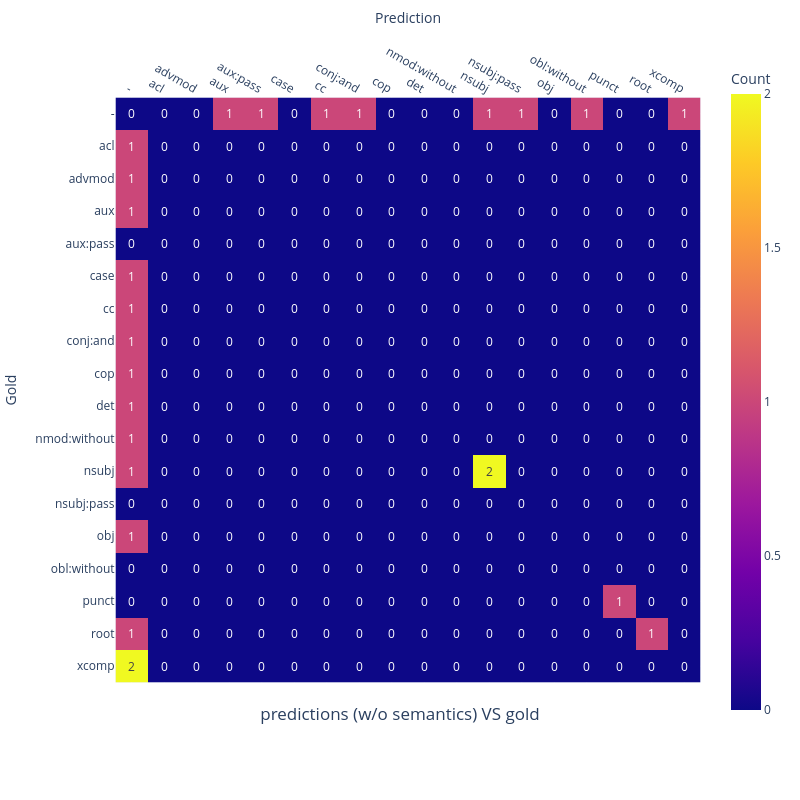

The cell this chart's notebook holds for it:
### Code cell
visualize_cm(deps_rels_no_sem, deps_rels_gold, "predictions (w/o semantics) VS gold")

### Figure 1 — Plotly figure (JSON) as saved in the notebook; plotly's stock layout.template omitted (floating-point values rounded to 4 significant figures; data arrays with more than 128 entries replaced by an {"elided": "..."} marker saying what was removed)
{"data": [{"coloraxis": "coloraxis", "hovertemplate": "Prediction: %{x}<br>Gold: %{y}<br>Count: %{z}<extra></extra>", "name": "0", "texttemplate": "%{z}", "type": "heatmap", "x": ["-", "acl", "advmod", "aux", "aux:pass", "case", "cc", "conj:and", "cop", "det", "nmod:without", "nsubj", "nsubj:pass", "obj", "obl:without", "punct", "root", "xcomp"], "xaxis": "x", "y": ["-", "acl", "advmod", "aux", "aux:pass", "case", "cc", "conj:and", "cop", "det", "nmod:without", "nsubj", "nsubj:pass", "obj", "obl:without", "punct", "root", "xcomp"], "yaxis": "y", "z": {"elided": "18x18 int values"}}], "layout": {"autosize": false, "coloraxis": {"colorbar": {"title": {"text": "Count"}}, "colorscale": [[0, "#0d0887"], [0.1111, "#46039f"], [0.2222, "#7201a8"], [0.3333, "#9c179e"], [0.4444, "#bd3786"], [0.5556, "#d8576b"], [0.6667, "#ed7953"], [0.7778, "#fb9f3a"], [0.8889, "#fdca26"], [1, "#f0f921"]]}, "height": 800, "margin": {"t": 60}, "title": {"text": "predictions (w/o semantics) VS gold", "x": 0.5, "y": 0.1}, "width": 800, "xaxis": {"anchor": "y", "autorange": true, "constrain": "domain", "domain": [0, 1], "range": [-0.5, 17.5], "scaleanchor": "y", "side": "top", "title": {"text": "Prediction"}, "type": "category"}, "yaxis": {"anchor": "x", "autorange": true, "constrain": "domain", "domain": [0.05682, 0.9432], "range": [17.5, -0.5], "title": {"text": "Gold"}, "type": "category"}}}
